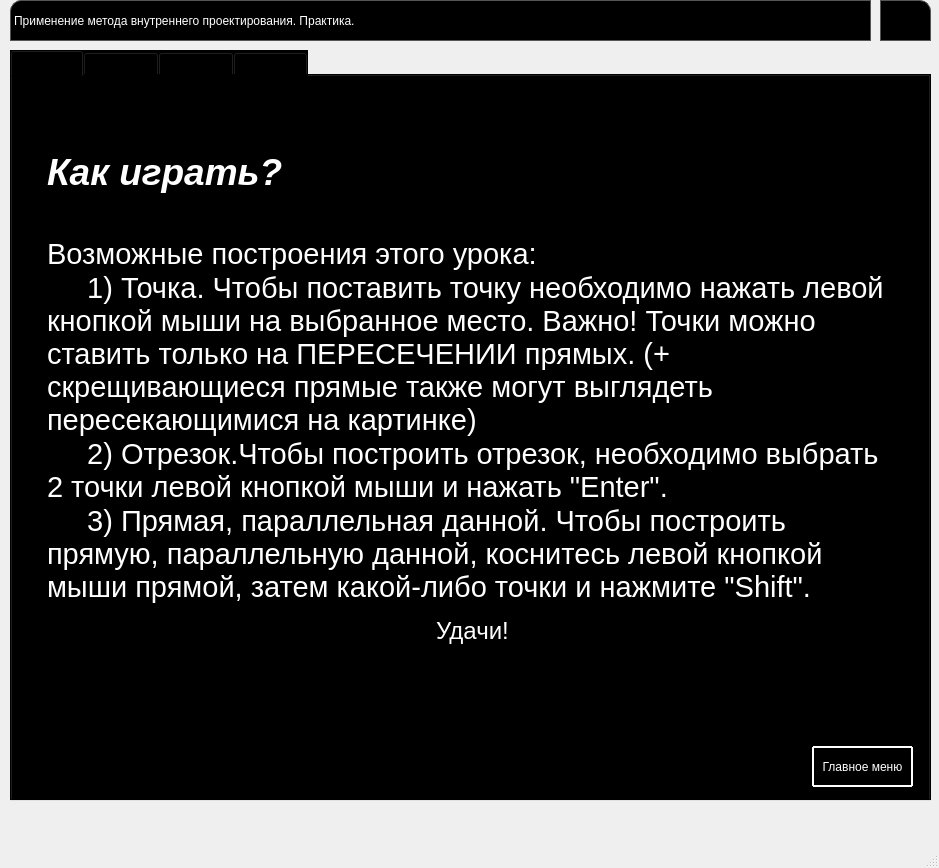
<?xml version="1.0" encoding="UTF-8"?>
<ui version="4.0">
 <class>pract2</class>
 <widget class="QMainWindow" name="pract2">
  <property name="geometry">
   <rect>
    <x>0</x>
    <y>0</y>
    <width>939</width>
    <height>868</height>
   </rect>
  </property>
  <property name="windowTitle">
   <string>MainWindow</string>
  </property>
  <property name="documentMode">
   <bool>false</bool>
  </property>
  <property name="dockNestingEnabled">
   <bool>false</bool>
  </property>
  <widget class="QWidget" name="centralwidget">
   <widget class="QPushButton" name="closebutton">
    <property name="geometry">
     <rect>
      <x>880</x>
      <y>0</y>
      <width>51</width>
      <height>41</height>
     </rect>
    </property>
    <property name="mouseTracking">
     <bool>false</bool>
    </property>
    <property name="styleSheet">
     <string notr="true">QPushButton{
border: 1px solid #555;
padding: 5 px ;
border-top-right-radius: 11px;
background: black;
}
QPushButton:hover { background: rgba(255,255,255,.2); }
QPushButton:pressed { background: white; }</string>
    </property>
    <property name="text">
     <string/>
    </property>
    <property name="icon">
     <iconset>
      <normaloff>photos/крестик.png</normaloff>photos/крестик.png</iconset>
    </property>
    <property name="default">
     <bool>false</bool>
    </property>
   </widget>
   <widget class="QLabel" name="label">
    <property name="geometry">
     <rect>
      <x>10</x>
      <y>0</y>
      <width>861</width>
      <height>41</height>
     </rect>
    </property>
    <property name="styleSheet">
     <string notr="true">QLabel{
color: white;
border: 1px solid #555;
border-top-left-radius: 11px;
background: black;
font-weight: 3;
text-transform: capitalize;
font-size: 22;
font: 75 italic 19pt &quot;MS Sans Serif&quot;;
}</string>
    </property>
    <property name="text">
     <string>Применение метода внутреннего проектирования. Практика.</string>
    </property>
   </widget>
   <widget class="QTabWidget" name="tabWidget">
    <property name="geometry">
     <rect>
      <x>10</x>
      <y>50</y>
      <width>921</width>
      <height>751</height>
     </rect>
    </property>
    <property name="styleSheet">
     <string notr="true">background:black;
</string>
    </property>
    <property name="currentIndex">
     <number>0</number>
    </property>
    <widget class="QWidget" name="rules">
     <attribute name="title">
      <string>Правила</string>
     </attribute>
     <widget class="QPushButton" name="tomain">
      <property name="geometry">
       <rect>
        <x>800</x>
        <y>670</y>
        <width>101</width>
        <height>41</height>
       </rect>
      </property>
      <property name="styleSheet">
       <string notr="true">QPushButton {
  display: inline-block;
  color: white;
  text-decoration: none;
  user-select: none;
  outline: none;
  border: 2px solid white;
  border-radius: 1px;
  transition: 0.2s;
} 
QPushButton:hover { background: rgba(255,255,255,.2); }
QPushButton:pressed { background: white; }</string>
      </property>
      <property name="text">
       <string>Главное меню</string>
      </property>
     </widget>
     <widget class="QTextBrowser" name="textBrowser_3">
      <property name="geometry">
       <rect>
        <x>30</x>
        <y>70</y>
        <width>861</width>
        <height>601</height>
       </rect>
      </property>
      <property name="styleSheet">
       <string notr="true">QTextBrowser{
color: white;
border: 1px solid black;
border-top-left-radius: 11px;
background: black;
font-weight: 3;
text-transform: capitalize;
font-size: 25;
color: white;
}</string>
      </property>
      <property name="html">
       <string>&lt;!DOCTYPE HTML PUBLIC &quot;-//W3C//DTD HTML 4.0//EN&quot; &quot;http://www.w3.org/TR/REC-html40/strict.dtd&quot;&gt;
&lt;html&gt;&lt;head&gt;&lt;meta name=&quot;qrichtext&quot; content=&quot;1&quot; /&gt;&lt;style type=&quot;text/css&quot;&gt;
p, li { white-space: pre-wrap; }
&lt;/style&gt;&lt;/head&gt;&lt;body style=&quot; font-family:'MS Shell Dlg 2'; font-size:8.25pt; font-weight:0; font-style:normal;&quot;&gt;
&lt;p style=&quot; margin-top:0px; margin-bottom:0px; margin-left:0px; margin-right:0px; -qt-block-indent:0; text-indent:0px;&quot;&gt;&lt;span style=&quot; font-size:28pt; font-weight:600; font-style:italic; color:#ffffff;&quot;&gt;Как играть?&lt;/span&gt;&lt;/p&gt;
&lt;p style=&quot;-qt-paragraph-type:empty; margin-top:0px; margin-bottom:0px; margin-left:0px; margin-right:0px; -qt-block-indent:0; text-indent:0px; font-size:28pt; font-weight:600; font-style:italic; color:#ffffff;&quot;&gt;&lt;br /&gt;&lt;/p&gt;
&lt;p style=&quot; margin-top:0px; margin-bottom:0px; margin-left:0px; margin-right:0px; -qt-block-indent:0; text-indent:0px;&quot;&gt;&lt;span style=&quot; font-size:22pt; color:#ffffff;&quot;&gt;Возможные построения этого урока:&lt;/span&gt;&lt;/p&gt;
&lt;p style=&quot; margin-top:0px; margin-bottom:0px; margin-left:0px; margin-right:0px; -qt-block-indent:0; text-indent:0px;&quot;&gt;&lt;span style=&quot; font-size:22pt; color:#ffffff;&quot;&gt;     1) Точка. Чтобы поставить точку необходимо нажать левой кнопкой мыши на выбранное место. Важно! Точки можно ставить только на ПЕРЕСЕЧЕНИИ прямых. (+ скрещивающиеся прямые также могут выглядеть пересекающимися на картинке)&lt;/span&gt;&lt;/p&gt;
&lt;p style=&quot; margin-top:0px; margin-bottom:0px; margin-left:0px; margin-right:0px; -qt-block-indent:0; text-indent:0px;&quot;&gt;&lt;span style=&quot; font-size:22pt; color:#ffffff;&quot;&gt;     2) Отрезок.Чтобы построить отрезок, необходимо выбрать 2 точки левой кнопкой мыши и нажать &amp;quot;Enter&amp;quot;.&lt;/span&gt;&lt;/p&gt;
&lt;p style=&quot; margin-top:0px; margin-bottom:0px; margin-left:0px; margin-right:0px; -qt-block-indent:0; text-indent:0px;&quot;&gt;&lt;span style=&quot; font-size:22pt; color:#ffffff;&quot;&gt;     3) Прямая, параллельная данной. Чтобы построить прямую, параллельную данной, коснитесь левой кнопкой мыши прямой, затем какой-либо точки и нажмите &amp;quot;Shift&amp;quot;.&lt;/span&gt;&lt;/p&gt;
&lt;p align=&quot;center&quot; style=&quot;-qt-paragraph-type:empty; margin-top:0px; margin-bottom:0px; margin-left:0px; margin-right:0px; -qt-block-indent:0; text-indent:0px; color:#ffffff;&quot;&gt;&lt;br /&gt;&lt;/p&gt;
&lt;p align=&quot;center&quot; style=&quot; margin-top:0px; margin-bottom:0px; margin-left:0px; margin-right:0px; -qt-block-indent:0; text-indent:0px;&quot;&gt;&lt;span style=&quot; font-size:18pt; color:#ffffff;&quot;&gt;Удачи!&lt;/span&gt;&lt;/p&gt;
&lt;p style=&quot;-qt-paragraph-type:empty; margin-top:0px; margin-bottom:0px; margin-left:0px; margin-right:0px; -qt-block-indent:0; text-indent:0px; color:#ffffff;&quot;&gt;&lt;br /&gt;&lt;/p&gt;&lt;/body&gt;&lt;/html&gt;</string>
      </property>
     </widget>
     <zorder>textBrowser_3</zorder>
     <zorder>tomain</zorder>
    </widget>
    <widget class="QWidget" name="ex1">
     <attribute name="title">
      <string>Задача 1</string>
     </attribute>
     <widget class="QPushButton" name="tomain1">
      <property name="geometry">
       <rect>
        <x>800</x>
        <y>670</y>
        <width>101</width>
        <height>41</height>
       </rect>
      </property>
      <property name="styleSheet">
       <string notr="true">QPushButton {
  display: inline-block;
  color: white;
  text-decoration: none;
  user-select: none;
  outline: none;
  border: 2px solid white;
  border-radius: 1px;
  transition: 0.2s;
} 
QPushButton:hover { background: rgba(255,255,255,.2); }
QPushButton:pressed { background: white; }</string>
      </property>
      <property name="text">
       <string>Главное меню</string>
      </property>
     </widget>
     <widget class="QPushButton" name="go1">
      <property name="geometry">
       <rect>
        <x>680</x>
        <y>670</y>
        <width>101</width>
        <height>41</height>
       </rect>
      </property>
      <property name="styleSheet">
       <string notr="true">QPushButton {
  display: inline-block;
  color: white;
  text-decoration: none;
  user-select: none;
  outline: none;
  border: 2px solid white;
  border-radius: 1px;
  transition: 0.2s;
} 
QPushButton:hover { background: rgba(255,255,255,.2); }
QPushButton:pressed { background: white; }</string>
      </property>
      <property name="text">
       <string>Сдать</string>
      </property>
     </widget>
     <widget class="QLabel" name="exe1">
      <property name="geometry">
       <rect>
        <x>10</x>
        <y>10</y>
        <width>901</width>
        <height>61</height>
       </rect>
      </property>
      <property name="styleSheet">
       <string notr="true">color:white;</string>
      </property>
      <property name="text">
       <string>Задача: постройте сечение по заданным точкам</string>
      </property>
     </widget>
     <widget class="QLabel" name="label_7">
      <property name="geometry">
       <rect>
        <x>20</x>
        <y>90</y>
        <width>871</width>
        <height>561</height>
       </rect>
      </property>
      <property name="text">
       <string/>
      </property>
     </widget>
    </widget>
    <widget class="QWidget" name="ex2">
     <attribute name="title">
      <string>Задача 2</string>
     </attribute>
     <widget class="QPushButton" name="tomain2">
      <property name="geometry">
       <rect>
        <x>800</x>
        <y>670</y>
        <width>101</width>
        <height>41</height>
       </rect>
      </property>
      <property name="styleSheet">
       <string notr="true">QPushButton {
  display: inline-block;
  color: white;
  text-decoration: none;
  user-select: none;
  outline: none;
  border: 2px solid white;
  border-radius: 1px;
  transition: 0.2s;
} 
QPushButton:hover { background: rgba(255,255,255,.2); }
QPushButton:pressed { background: white; }</string>
      </property>
      <property name="text">
       <string>Главное меню</string>
      </property>
     </widget>
     <widget class="QPushButton" name="go2">
      <property name="geometry">
       <rect>
        <x>680</x>
        <y>670</y>
        <width>101</width>
        <height>41</height>
       </rect>
      </property>
      <property name="styleSheet">
       <string notr="true">QPushButton {
  display: inline-block;
  color: white;
  text-decoration: none;
  user-select: none;
  outline: none;
  border: 2px solid white;
  border-radius: 1px;
  transition: 0.2s;
} 
QPushButton:hover { background: rgba(255,255,255,.2); }
QPushButton:pressed { background: white; }</string>
      </property>
      <property name="text">
       <string>Сдать</string>
      </property>
     </widget>
     <widget class="QLabel" name="exe2">
      <property name="geometry">
       <rect>
        <x>10</x>
        <y>10</y>
        <width>901</width>
        <height>61</height>
       </rect>
      </property>
      <property name="styleSheet">
       <string notr="true">color:white;</string>
      </property>
      <property name="text">
       <string>Задача: постройте сечение по заданным точкам</string>
      </property>
     </widget>
     <widget class="QLabel" name="pic2">
      <property name="geometry">
       <rect>
        <x>20</x>
        <y>90</y>
        <width>871</width>
        <height>561</height>
       </rect>
      </property>
      <property name="text">
       <string/>
      </property>
     </widget>
    </widget>
    <widget class="QWidget" name="ex3">
     <attribute name="title">
      <string>Задача 3</string>
     </attribute>
     <widget class="QPushButton" name="tomain3">
      <property name="geometry">
       <rect>
        <x>800</x>
        <y>670</y>
        <width>101</width>
        <height>41</height>
       </rect>
      </property>
      <property name="styleSheet">
       <string notr="true">QPushButton {
  display: inline-block;
  color: white;
  text-decoration: none;
  user-select: none;
  outline: none;
  border: 2px solid white;
  border-radius: 1px;
  transition: 0.2s;
} 
QPushButton:hover { background: rgba(255,255,255,.2); }
QPushButton:pressed { background: white; }</string>
      </property>
      <property name="text">
       <string>Главное меню</string>
      </property>
     </widget>
     <widget class="QPushButton" name="go3">
      <property name="geometry">
       <rect>
        <x>680</x>
        <y>670</y>
        <width>101</width>
        <height>41</height>
       </rect>
      </property>
      <property name="styleSheet">
       <string notr="true">QPushButton {
  display: inline-block;
  color: white;
  text-decoration: none;
  user-select: none;
  outline: none;
  border: 2px solid white;
  border-radius: 1px;
  transition: 0.2s;
} 
QPushButton:hover { background: rgba(255,255,255,.2); }
QPushButton:pressed { background: white; }</string>
      </property>
      <property name="text">
       <string>Сдать</string>
      </property>
     </widget>
     <widget class="QLabel" name="pic3">
      <property name="geometry">
       <rect>
        <x>20</x>
        <y>90</y>
        <width>871</width>
        <height>561</height>
       </rect>
      </property>
      <property name="text">
       <string/>
      </property>
     </widget>
     <widget class="QLabel" name="exe3">
      <property name="geometry">
       <rect>
        <x>10</x>
        <y>10</y>
        <width>901</width>
        <height>61</height>
       </rect>
      </property>
      <property name="styleSheet">
       <string notr="true">color:white;</string>
      </property>
      <property name="text">
       <string>Задача: постройте сечение по заданным точкам</string>
      </property>
     </widget>
    </widget>
   </widget>
  </widget>
  <widget class="QMenuBar" name="menubar">
   <property name="geometry">
    <rect>
     <x>0</x>
     <y>0</y>
     <width>939</width>
     <height>21</height>
    </rect>
   </property>
  </widget>
  <widget class="QStatusBar" name="statusbar"/>
 </widget>
 <resources/>
 <connections/>
</ui>
